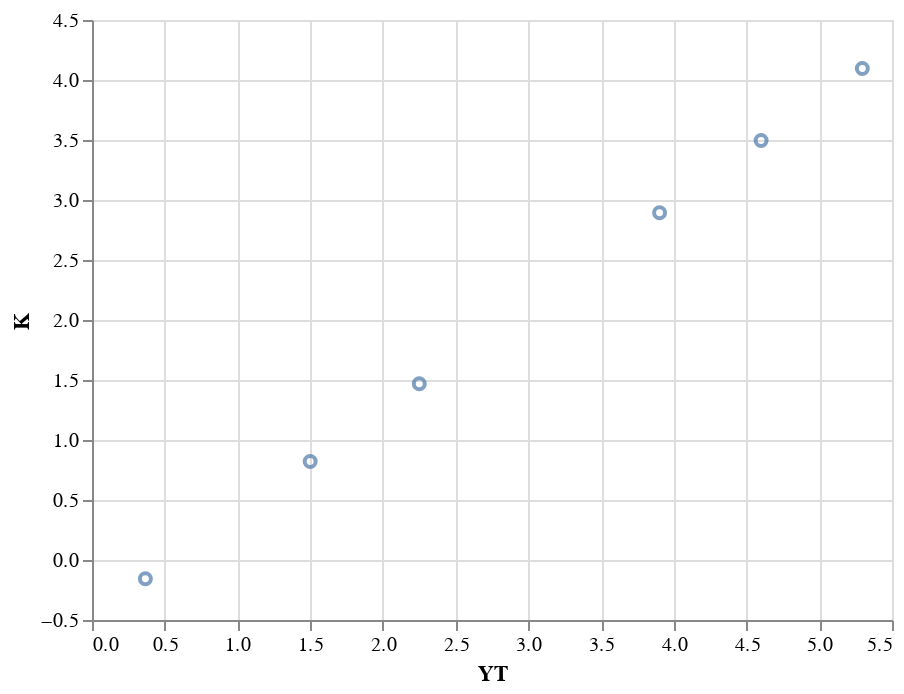

The cell this chart's notebook holds for it:
### Code cell
#@title Default title text
import pandas as pd

df = pd.read_excel(r'rezadata.xlsx')
import altair as alt
alt.Chart(df).mark_point().encode(
    x='YT',
    y='K',
   
).interactive()

### Figure 1 — Vega-Lite specification as saved in the notebook (floating-point values rounded to 4 significant figures)
{"config": {"view": {"continuousWidth": 400, "continuousHeight": 300}}, "data": {"name": "data-a3bf37431e987cf50722130c2873c034"}, "mark": "point", "encoding": {"x": {"field": "YT", "type": "quantitative"}, "y": {"field": "K", "type": "quantitative"}}, "selection": {"selector002": {"type": "interval", "bind": "scales", "encodings": ["x", "y"]}}, "$schema": "https://vega.github.io/schema/vega-lite/v4.17.0.json", "datasets": {"data-a3bf37431e987cf50722130c2873c034": [{"رودخانه": "river", "ايستگاه": "station", "كد": "code", "سال": "sal", "آبی": "abi", " حداكثر لحظه اي": "peak_debi", "Unnamed: 6": null, "(Xi-X̄)^2": null, "Unnamed: 8": null, "T": 2.0, "YT": 0.367, "ȲN": 0.5481, "SN": 1.159, "K": -0.1563, "Unnamed: 14": null, "Unnamed: 15": null, "Unnamed: 16": "Q2", "Unnamed: 17": 36.73}, {"رودخانه": "چهل چاي", "ايستگاه": "لزوره", "كد": "12-013", "سال": 1348, "آبی": 49, " حداكثر لحظه اي": 11.2, "Unnamed: 6": null, "(Xi-X̄)^2": 1063.0, "Unnamed: 8": null, "T": 5.0, "YT": 1.5, "ȲN": 0.5481, "SN": 1.159, "K": 0.8213, "Unnamed: 14": null, "Unnamed: 15": null, "Unnamed: 16": "Q5", "Unnamed: 17": 80.94}, {"رودخانه": "چهل چاي", "ايستگاه": "لزوره", "كد": "12-013", "سال": 1349, "آبی": 50, " حداكثر لحظه اي": 9.94, "Unnamed: 6": null, "(Xi-X̄)^2": 1146.0, "Unnamed: 8": null, "T": 10.0, "YT": 2.25, "ȲN": 0.5481, "SN": 1.159, "K": 1.468, "Unnamed: 14": null, "Unnamed: 15": null, "Unnamed: 16": "Q10", "Unnamed: 17": 110.2}, {"رودخانه": "چهل چاي", "ايستگاه": "لزوره", "كد": "12-013", "سال": 1350, "آبی": 51, " حداكثر لحظه اي": 61.6, "Unnamed: 6": null, "(Xi-X̄)^2": 316.9, "Unnamed: 8": null, "T": 50.0, "YT": 3.902, "ȲN": 0.5481, "SN": 1.159, "K": 2.894, "Unnamed: 14": null, "Unnamed: 15": null, "Unnamed: 16": "Q50", "Unnamed: 17": 174.7}, {"رودخانه": "چهل چاي", "ايستگاه": "لزوره", "كد": "12-013", "سال": 1351, "آبی": 52, " حداكثر لحظه اي": 6.12, "Unnamed: 6": null, "(Xi-X̄)^2": 1420.0, "Unnamed: 8": null, "T": 100.0, "YT": 4.6, "ȲN": 0.5481, "SN": 1.159, "K": 3.496, "Unnamed: 14": null, "Unnamed: 15": null, "Unnamed: 16": "Q100", "Unnamed: 17": 201.9}, {"رودخانه": "چهل چاي", "ايستگاه": "لزوره", "كد": "12-013", "سال": 1352, "آبی": 53, " حداكثر لحظه اي": 68, "Unnamed: 6": null, "(Xi-X̄)^2": 585.8, "Unnamed: 8": null, "T": 200.0, "YT": 5.296, "ȲN": 0.5481, "SN": 1.159, "K": 4.097, "Unnamed: 14": null, "Unnamed: 15": null, "Unnamed: 16": "Q200", "Unnamed: 17": 229.1}, {"رودخانه": "چهل چاي", "ايستگاه": "لزوره", "كد": "12-013", "سال": 1353, "آبی": 54, " حداكثر لحظه اي": 12.6, "Unnamed: 6": null, "(Xi-X̄)^2": 973.3, "Unnamed: 8": null, "T": null, "YT": null, "ȲN": null, "SN": null, "K": null, "Unnamed: 14": null, "Unnamed: 15": null, "Unnamed: 16": null, "Unnamed: 17": null}, {"رودخانه": "چهل چاي", "ايستگاه": "لزوره", "كد": "12-013", "سال": 1354, "آبی": 55, " حداكثر لحظه اي": 6.32, "Unnamed: 6": null, "(Xi-X̄)^2": 1405.0, "Unnamed: 8": null, "T": null, "YT": null, "ȲN": null, "SN": null, "K": null, "Unnamed: 14": null, "Unnamed: 15": null, "Unnamed: 16": null, "Unnamed: 17": null}, {"رودخانه": "چهل چاي", "ايستگاه": "لزوره", "كد": "12-013", "سال": 1355, "آبی": 56, " حداكثر لحظه اي": 10.79, "Unnamed: 6": null, "(Xi-X̄)^2": 1089.0, "Unnamed: 8": null, "T": null, "YT": null, "ȲN": null, "SN": null, "K": null, "Unnamed: 14": null, "Unnamed: 15": null, "Unnamed: 16": null, "Unnamed: 17": null}, {"رودخانه": "چهل چاي", "ايستگاه": "لزوره", "كد": "12-013", "سال": 1356, "آبی": 57, " حداكثر لحظه اي": 18.3, "Unnamed: 6": null, "(Xi-X̄)^2": 650.1, "Unnamed: 8": null, "T": null, "YT": null, "ȲN": null, "SN": null, "K": null, "Unnamed: 14": null, "Unnamed: 15": null, "Unnamed: 16": null, "Unnamed: 17": null}, {"رودخانه": "چهل چاي", "ايستگاه": "لزوره", "كد": "12-013", "سال": 1357, "آبی": 58, " حداكثر لحظه اي": 13.5, "Unnamed: 6": null, "(Xi-X̄)^2": 917.9, "Unnamed: 8": null, "T": null, "YT": null, "ȲN": null, "SN": null, "K": null, "Unnamed: 14": null, "Unnamed: 15": null, "Unnamed: 16": null, "Unnamed: 17": null}, {"رودخانه": "چهل چاي", "ايستگاه": "لزوره", "كد": "12-013", "سال": 1358, "آبی": 59, " حداكثر لحظه اي": 10.4, "Unnamed: 6": null, "(Xi-X̄)^2": 1115.0, "Unnamed: 8": null, "T": null, "YT": null, "ȲN": null, "SN": null, "K": null, "Unnamed: 14": null, "Unnamed: 15": null, "Unnamed: 16": null, "Unnamed: 17": null}, {"رودخانه": "چهل چاي", "ايستگاه": "لزوره", "كد": "12-013", "سال": 1359, "آبی": 60, " حداكثر لحظه اي": 38.4, "Unnamed: 6": null, "(Xi-X̄)^2": 29.13, "Unnamed: 8": null, "T": null, "YT": null, "ȲN": null, "SN": null, "K": null, "Unnamed: 14": null, "Unnamed: 15": null, "Unnamed: 16": null, "Unnamed: 17": null}, {"رودخانه": "چهل چاي", "ايستگاه": "لزوره", "كد": "12-013", "سال": 1360, "آبی": 61, " حداكثر لحظه اي": 13.5, "Unnamed: 6": null, "(Xi-X̄)^2": 917.9, "Unnamed: 8": null, "T": null, "YT": null, "ȲN": null, "SN": null, "K": null, "Unnamed: 14": null, "Unnamed: 15": null, "Unnamed: 16": null, "Unnamed: 17": null}, {"رودخانه": "چهل چاي", "ايستگاه": "لزوره", "كد": "12-013", "سال": 1361, "آبی": 62, " حداكثر لحظه اي": 17.5, "Unnamed: 6": null, "(Xi-X̄)^2": 691.6, "Unnamed: 8": null, "T": null, "YT": null, "ȲN": null, "SN": null, "K": null, "Unnamed: 14": null, "Unnamed: 15": null, "Unnamed: 16": null, "Unnamed: 17": null}, {"رودخانه": "چهل چاي", "ايستگاه": "لزوره", "كد": "12-013", "سال": 1362, "آبی": 63, " حداكثر لحظه اي": 25.5, "Unnamed: 6": null, "(Xi-X̄)^2": 334.8, "Unnamed: 8": null, "T": null, "YT": null, "ȲN": null, "SN": null, "K": null, "Unnamed: 14": null, "Unnamed: 15": null, "Unnamed: 16": null, "Unnamed: 17": null}, {"رودخانه": "چهل چاي", "ايستگاه": "لزوره", "كد": "12-013", "سال": 1363, "آبی": 64, " حداكثر لحظه اي": 132, "Unnamed: 6": null, "(Xi-X̄)^2": 7780.0, "Unnamed: 8": null, "T": null, "YT": null, "ȲN": null, "SN": null, "K": null, "Unnamed: 14": null, "Unnamed: 15": null, "Unnamed: 16": null, "Unnamed: 17": null}, {"رودخانه": "چهل چاي", "ايستگاه": "لزوره", "كد": "12-013", "سال": 1364, "آبی": 65, " حداكثر لحظه اي": 61, "Unnamed: 6": null, "(Xi-X̄)^2": 295.9, "Unnamed: 8": null, "T": null, "YT": null, "ȲN": null, "SN": null, "K": null, "Unnamed: 14": null, "Unnamed: 15": null, "Unnamed: 16": null, "Unnamed: 17": null}, {"رودخانه": "چهل چاي", "ايستگاه": "لزوره", "كد": "12-013", "سال": 1365, "آبی": 66, " حداكثر لحظه اي": 6.33, "Unnamed: 6": null, "(Xi-X̄)^2": 1404.0, "Unnamed: 8": null, "T": null, "YT": null, "ȲN": null, "SN": null, "K": null, "Unnamed: 14": null, "Unnamed: 15": null, "Unnamed: 16": null, "Unnamed: 17": null}, {"رودخانه": "چهل چاي", "ايستگاه": "لزوره", "كد": "12-013", "سال": 1366, "آبی": 67, " حداكثر لحظه اي": 6.28, "Unnamed: 6": null, "(Xi-X̄)^2": 1408.0, "Unnamed: 8": null, "T": null, "YT": null, "ȲN": null, "SN": null, "K": null, "Unnamed: 14": null, "Unnamed: 15": null, "Unnamed: 16": null, "Unnamed: 17": null}, {"رودخانه": "چهل چاي", "ايستگاه": "لزوره", "كد": "12-013", "سال": 1367, "آبی": 68, " حداكثر لحظه اي": 93.9, "Unnamed: 6": null, "(Xi-X̄)^2": 2510.0, "Unnamed: 8": null, "T": null, "YT": null, "ȲN": null, "SN": null, "K": null, "Unnamed: 14": null, "Unnamed: 15": null, "Unnamed: 16": null, "Unnamed: 17": null}, {"رودخانه": "چهل چاي", "ايستگاه": "لزوره", "كد": "12-013", "سال": 1368, "آبی": 69, " حداكثر لحظه اي": 19.9, "Unnamed: 6": null, "(Xi-X̄)^2": 571.1, "Unnamed: 8": null, "T": null, "YT": null, "ȲN": null, "SN": null, "K": null, "Unnamed: 14": null, "Unnamed: 15": null, "Unnamed: 16": null, "Unnamed: 17": null}, {"رودخانه": "چهل چاي", "ايستگاه": "لزوره", "كد": "12-013", "سال": 1369, "آبی": 70, " حداكثر لحظه اي": 30, "Unnamed: 6": null, "(Xi-X̄)^2": 190.4, "Unnamed: 8": null, "T": null, "YT": null, "ȲN": null, "SN": null, "K": null, "Unnamed: 14": null, "Unnamed: 15": null, "Unnamed: 16": null, "Unnamed: 17": null}, {"رودخانه": "چهل چاي", "ايستگاه": "لزوره", "كد": "12-013", "سال": 1370, "آبی": 71, " حداكثر لحظه اي": 181, "Unnamed: 6": null, "(Xi-X̄)^2": 18820.0, "Unnamed: 8": null, "T": null, "YT": null, "ȲN": null, "SN": null, "K": null, "Unnamed: 14": null, "Unnamed: 15": null, "Unnamed: 16": null, "Unnamed: 17": null}, {"رودخانه": "چهل چاي", "ايستگاه": "لزوره", "كد": "12-013", "سال": 1371, "آبی": 72, " حداكثر لحظه اي": 23.4, "Unnamed: 6": null, "(Xi-X̄)^2": 416.1, "Unnamed: 8": null, "T": null, "YT": null, "ȲN": null, "SN": null, "K": null, "Unnamed: 14": null, "Unnamed: 15": null, "Unnamed: 16": null, "Unnamed: 17": null}, {"رودخانه": "چهل چاي", "ايستگاه": "لزوره", "كد": "12-013", "سال": 1372, "آبی": 73, " حداكثر لحظه اي": 118, "Unnamed: 6": null, "(Xi-X̄)^2": 5506.0, "Unnamed: 8": null, "T": null, "YT": null, "ȲN": null, "SN": null, "K": null, "Unnamed: 14": null, "Unnamed: 15": null, "Unnamed: 16": null, "Unnamed: 17": null}, {"رودخانه": "چهل چاي", "ايستگاه": "لزوره", "كد": "12-013", "سال": 1373, "آبی": 74, " حداكثر لحظه اي": 18.2, "Unnamed: 6": null, "(Xi-X̄)^2": 655.2, "Unnamed: 8": null, "T": null, "YT": null, "ȲN": null, "SN": null, "K": null, "Unnamed: 14": null, "Unnamed: 15": null, "Unnamed: 16": null, "Unnamed: 17": null}, {"رودخانه": "چهل چاي", "ايستگاه": "لزوره", "كد": "12-013", "سال": 1374, "آبی": 75, " حداكثر لحظه اي": 200, "Unnamed: 6": null, "(Xi-X̄)^2": 24400.0, "Unnamed: 8": null, "T": null, "YT": null, "ȲN": null, "SN": null, "K": null, "Unnamed: 14": null, "Unnamed: 15": null, "Unnamed: 16": null, "Unnamed: 17": null}, {"رودخانه": "چهل چاي", "ايستگاه": "لزوره", "كد": "12-013", "سال": 1375, "آبی": 76, " حداكثر لحظه اي": 14.6, "Unnamed: 6": null, "(Xi-X̄)^2": 852.5, "Unnamed: 8": null, "T": null, "YT": null, "ȲN": null, "SN": null, "K": null, "Unnamed: 14": null, "Unnamed: 15": null, "Unnamed: 16": null, "Unnamed: 17": null}, {"رودخانه": "چهل چاي", "ايستگاه": "لزوره", "كد": "12-013", "سال": 1376, "آبی": 77, " حداكثر لحظه اي": 150, "Unnamed: 6": null, "(Xi-X̄)^2": 11280.0, "Unnamed: 8": null, "T": null, "YT": null, "ȲN": null, "SN": null, "K": null, "Unnamed: 14": null, "Unnamed: 15": null, "Unnamed: 16": null, "Unnamed: 17": null}, {"رودخانه": "چهل چاي", "ايستگاه": "لزوره", "كد": "12-013", "سال": 1377, "آبی": 78, " حداكثر لحظه اي": 72, "Unnamed: 6": null, "(Xi-X̄)^2": 795.4, "Unnamed: 8": null, "T": null, "YT": null, "ȲN": null, "SN": null, "K": null, "Unnamed: 14": null, "Unnamed: 15": null, "Unnamed: 16": null, "Unnamed: 17": null}, {"رودخانه": "چهل چاي", "ايستگاه": "لزوره", "كد": "12-013", "سال": 1378, "آبی": 79, " حداكثر لحظه اي": 41, "Unnamed: 6": null, "(Xi-X̄)^2": 7.826, "Unnamed: 8": null, "T": null, "YT": null, "ȲN": null, "SN": null, "K": null, "Unnamed: 14": null, "Unnamed: 15": null, "Unnamed: 16": null, "Unnamed: 17": null}, {"رودخانه": "چهل چاي", "ايستگاه": "لزوره", "كد": "12-013", "سال": 1379, "آبی": 80, " حداكثر لحظه اي": 32.3, "Unnamed: 6": null, "(Xi-X̄)^2": 132.2, "Unnamed: 8": null, "T": null, "YT": null, "ȲN": null, "SN": null, "K": null, "Unnamed: 14": null, "Unnamed: 15": null, "Unnamed: 16": null, "Unnamed: 17": null}, {"رودخانه": "چهل چاي", "ايستگاه": "لزوره", "كد": "12-013", "سال": 1380, "آبی": 81, " حداكثر لحظه اي": 18, "Unnamed: 6": null, "(Xi-X̄)^2": 665.5, "Unnamed: 8": null, "T": null, "YT": null, "ȲN": null, "SN": null, "K": null, "Unnamed: 14": null, "Unnamed: 15": null, "Unnamed: 16": null, "Unnamed: 17": null}, {"رودخانه": "چهل چاي", "ايستگاه": "لزوره", "كد": "12-013", "سال": 1381, "آبی": 82, " حداكثر لحظه اي": 22.5, "Unnamed: 6": null, "(Xi-X̄)^2": 453.6, "Unnamed: 8": null, "T": null, "YT": null, "ȲN": null, "SN": null, "K": null, "Unnamed: 14": null, "Unnamed: 15": null, "Unnamed: 16": null, "Unnamed: 17": null}, {"رودخانه": "چهل چاي", "ايستگاه": "لزوره", "كد": "12-013", "سال": 1382, "آبی": 83, " حداكثر لحظه اي": 17.3, "Unnamed: 6": null, "(Xi-X̄)^2": 702.1, "Unnamed: 8": null, "T": null, "YT": null, "ȲN": null, "SN": null, "K": null, "Unnamed: 14": null, "Unnamed: 15": null, "Unnamed: 16": null, "Unnamed: 17": null}, {"رودخانه": "چهل چاي", "ايستگاه": "لزوره", "كد": "12-013", "سال": 1383, "آبی": 84, " حداكثر لحظه اي": 44, "Unnamed: 6": null, "(Xi-X̄)^2": 0.04099, "Unnamed: 8": null, "T": null, "YT": null, "ȲN": null, "SN": null, "K": null, "Unnamed: 14": null, "Unnamed: 15": null, "Unnamed: 16": null, "Unnamed: 17": null}, {"رودخانه": "چهل چاي", "ايستگاه": "لزوره", "كد": "12-013", "سال": 1384, "آبی": 85, " حداكثر لحظه اي": 16.9, "Unnamed: 6": null, "(Xi-X̄)^2": 723.5, "Unnamed: 8": null, "T": null, "YT": null, "ȲN": null, "SN": null, "K": null, "Unnamed: 14": null, "Unnamed: 15": null, "Unnamed: 16": null, "Unnamed: 17": null}, {"رودخانه": "چهل چاي", "ايستگاه": "لزوره", "كد": "12-013", "سال": 1385, "آبی": 86, " حداكثر لحظه اي": 50.5, "Unnamed: 6": null, "(Xi-X̄)^2": 44.92, "Unnamed: 8": null, "T": null, "YT": null, "ȲN": null, "SN": null, "K": null, "Unnamed: 14": null, "Unnamed: 15": null, "Unnamed: 16": null, "Unnamed: 17": null}, {"رودخانه": "چهل چاي", "ايستگاه": "لزوره", "كد": "12-013", "سال": 1386, "آبی": 87, " حداكثر لحظه اي": 47.9, "Unnamed: 6": null, "(Xi-X̄)^2": 16.83, "Unnamed: 8": null, "T": null, "YT": null, "ȲN": null, "SN": null, "K": null, "Unnamed: 14": null, "Unnamed: 15": null, "Unnamed: 16": null, "Unnamed: 17": null}, {"رودخانه": "چهل چاي", "ايستگاه": "لزوره", "كد": "12-013", "سال": 1387, "آبی": 88, " حداكثر لحظه اي": 13.1, "Unnamed: 6": null, "(Xi-X̄)^2": 942.3, "Unnamed: 8": null, "T": null, "YT": null, "ȲN": null, "SN": null, "K": null, "Unnamed: 14": null, "Unnamed: 15": null, "Unnamed: 16": null, "Unnamed: 17": null}, {"رودخانه": "چهل چاي", "ايستگاه": "لزوره", "كد": "12-013", "سال": 1388, "آبی": 89, " حداكثر لحظه اي": 62.3, "Unnamed: 6": null, "(Xi-X̄)^2": 342.3, "Unnamed: 8": null, "T": null, "YT": null, "ȲN": null, "SN": null, "K": null, "Unnamed: 14": null, "Unnamed: 15": null, "Unnamed: 16": null, "Unnamed: 17": null}, {"رودخانه": "چهل چاي", "ايستگاه": "لزوره", "كد": "12-013", "سال": 1389, "آبی": 90, " حداكثر لحظه اي": 35, "Unnamed: 6": null, "(Xi-X̄)^2": 77.4, "Unnamed: 8": null, "T": null, "YT": null, "ȲN": null, "SN": null, "K": null, "Unnamed: 14": null, "Unnamed: 15": null, "Unnamed: 16": null, "Unnamed: 17": null}, {"رودخانه": "چهل چاي", "ايستگاه": "لزوره", "كد": "12-013", "سال": 1390, "آبی": 91, " حداكثر لحظه اي": 37, "Unnamed: 6": null, "(Xi-X̄)^2": 46.21, "Unnamed: 8": null, "T": null, "YT": null, "ȲN": null, "SN": null, "K": null, "Unnamed: 14": null, "Unnamed: 15": null, "Unnamed: 16": null, "Unnamed: 17": null}, {"رودخانه": "چهل چاي", "ايستگاه": "لزوره", "كد": "12-013", "سال": 1391, "آبی": 92, " حداكثر لحظه اي": 65, "Unnamed: 6": null, "(Xi-X̄)^2": 449.5, "Unnamed: 8": null, "T": null, "YT": null, "ȲN": null, "SN": null, "K": null, "Unnamed: 14": null, "Unnamed: 15": null, "Unnamed: 16": null, "Unnamed: 17": null}, {"رودخانه": "چهل چاي", "ايستگاه": "لزوره", "كد": "12-013", "سال": 1392, "آبی": 93, " حداكثر لحظه اي": 27, "Unnamed: 6": null, "(Xi-X̄)^2": 282.2, "Unnamed: 8": null, "T": null, "YT": null, "ȲN": null, "SN": null, "K": null, "Unnamed: 14": null, "Unnamed: 15": null, "Unnamed: 16": null, "Unnamed: 17": null}, {"رودخانه": "چهل چاي", "ايستگاه": "لزوره", "كد": "12-013", "سال": 1393, "آبی": 94, " حداكثر لحظه اي": 11, "Unnamed: 6": null, "(Xi-X̄)^2": 1076.0, "Unnamed: 8": null, "T": null, "YT": null, "ȲN": null, "SN": null, "K": null, "Unnamed: 14": null, "Unnamed: 15": null, "Unnamed: 16": null, "Unnamed: 17": null}, {"رودخانه": "چهل چاي", "ايستگاه": "لزوره", "كد": "12-013", "سال": 1394, "آبی": 95, " حداكثر لحظه اي": 100, "Unnamed: 6": null, "(Xi-X̄)^2": 3159.0, "Unnamed: 8": null, "T": null, "YT": null, "ȲN": null, "SN": null, "K": null, "Unnamed: 14": null, "Unnamed: 15": null, "Unnamed: 16": null, "Unnamed: 17": null}, {"رودخانه": "چهل چاي", "ايستگاه": "لزوره", "كد": "12-013", "سال": 1395, "آبی": 96, " حداكثر لحظه اي": 50, "Unnamed: 6": null, "(Xi-X̄)^2": 38.47, "Unnamed: 8": null, "T": null, "YT": null, "ȲN": null, "SN": null, "K": null, "Unnamed: 14": null, "Unnamed: 15": null, "Unnamed: 16": null, "Unnamed: 17": null}, {"رودخانه": "چهل چاي", "ايستگاه": "لزوره", "كد": "12-013", "سال": 1396, "آبی": 97, " حداكثر لحظه اي": 5, "Unnamed: 6": null, "(Xi-X̄)^2": 1505.0, "Unnamed: 8": null, "T": null, "YT": null, "ȲN": null, "SN": null, "K": null, "Unnamed: 14": null, "Unnamed: 15": null, "Unnamed: 16": null, "Unnamed: 17": null}, {"رودخانه": null, "ايستگاه": null, "كد": null, "سال": null, "آبی": null, " حداكثر لحظه اي": 43.8, "Unnamed: 6": null, "(Xi-X̄)^2": 2045.0, "Unnamed: 8": "Variance", "T": null, "YT": null, "ȲN": null, "SN": null, "K": null, "Unnamed: 14": null, "Unnamed: 15": null, "Unnamed: 16": null, "Unnamed: 17": null}, {"رودخانه": null, "ايستگاه": null, "كد": null, "سال": null, "آبی": null, " حداكثر لحظه اي": 45.69, "Unnamed: 6": "Standard Deviation", "(Xi-X̄)^2": 45.22, "Unnamed: 8": null, "T": null, "YT": null, "ȲN": null, "SN": null, "K": null, "Unnamed: 14": null, "Unnamed: 15": null, "Unnamed: 16": null, "Unnamed: 17": null}]}}
